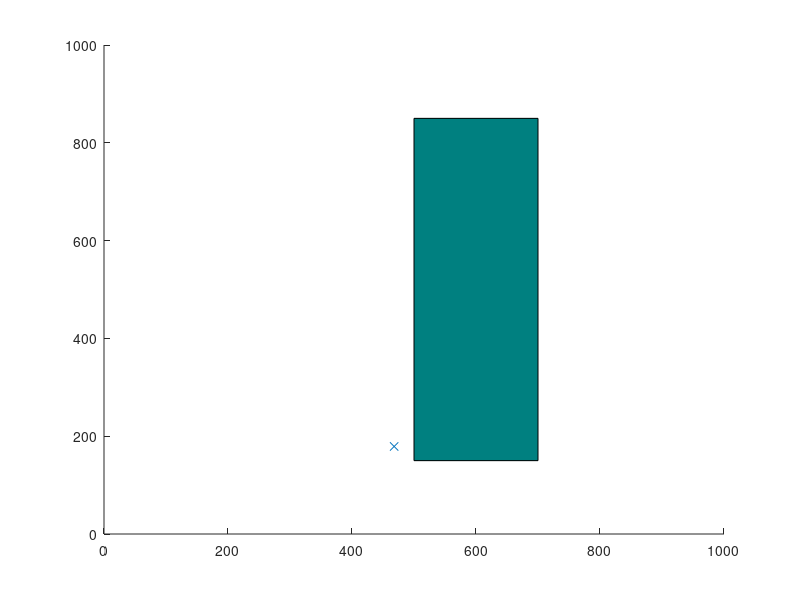

This figure's MATLAB source: (Note: this script raises an error after producing the figure.)
% RRT* algorithm in 2D with collision avoidance.
% 
% Author: Sai Vemprala
% 
% nodes:    Contains list of all explored nodes. Each node contains its
%           coordinates, cost to reach and its parent.
% 
% Brief description of algorithm: 
% 1. Pick a random node q_rand.
% 2. Find the closest node q_near from explored nodes to branch out from, towards
%    q_rand.
% 3. Steer from q_near towards q_rand: interpolate if node is too far away, reach
%    q_new. Check that obstacle is not hit.
% 4. Update cost of reaching q_new from q_near, treat it as Cmin. For now,
%    q_near acts as the parent node of q_new.
% 5. From the list of 'visited' nodes, check for nearest neighbors with a 
%    given radius, insert in a list q_nearest.
% 6. In all members of q_nearest, check if q_new can be reached from a
%    different parent node with cost lower than Cmin, and without colliding
%    with the obstacle. Select the node that results in the least cost and 
%    update the parent of q_new.
% 7. Add q_new to node list.
% 8. Continue until maximum number of nodes is reached or goal is hit.

clearvars
close all

x_max = 1000;
y_max = 1000;
obstacle = [500,150,200,700];
EPS = 20;
numNodes = 800;        

q_start.coord = [200 0];
q_start.cost = 0;
q_start.parent = 0;
q_goal.coord = [750 400];
q_goal.cost = 0;

nodes(1) = q_start;
figure(1)
axis([0 x_max 0 y_max])
rectangle('Position',obstacle,'FaceColor',[0 .5 .5])
hold on

for i = 1:1:numNodes
    q_rand = [floor(rand(1)*x_max) floor(rand(1)*y_max)];
    plot(q_rand(1), q_rand(2), 'x', 'Color',  [0 0.4470 0.7410])
    
    % Break if goal node is already reached
    for j = 1:1:length(nodes)
        if nodes(j).coord == q_goal.coord
            break
        end
    end
    
    % Pick the closest node from existing list to branch out from
    ndist = [];
    for j = 1:1:length(nodes)
        n = nodes(j);
        tmp = dist(n.coord, q_rand);
        ndist = [ndist tmp];
    end
    [val, idx] = min(ndist);
    q_near = nodes(idx);
    
    q_new.coord = steer(q_rand, q_near.coord, val, EPS);
    if noCollision(q_rand, q_near.coord, obstacle)
        line([q_near.coord(1), q_new.coord(1)], [q_near.coord(2), q_new.coord(2)], 'Color', 'k', 'LineWidth', 2);
        drawnow
        hold on
        q_new.cost = dist(q_new.coord, q_near.coord) + q_near.cost;
        
        % Within a radius of r, find all existing nodes
        q_nearest = [];
        r = 60;
        neighbor_count = 1;
        for j = 1:1:length(nodes)
            if noCollision(nodes(j).coord, q_new.coord, obstacle) && dist(nodes(j).coord, q_new.coord) <= r
                q_nearest(neighbor_count).coord = nodes(j).coord;
                q_nearest(neighbor_count).cost = nodes(j).cost;
                neighbor_count = neighbor_count+1;
            end
        end
        
        % Initialize cost to currently known value
        q_min = q_near;
        C_min = q_new.cost;
        
        % Iterate through all nearest neighbors to find alternate lower
        % cost paths
        
        for k = 1:1:length(q_nearest)
            if noCollision(q_nearest(k).coord, q_new.coord, obstacle) && q_nearest(k).cost + dist(q_nearest(k).coord, q_new.coord) < C_min
                q_min = q_nearest(k);
                C_min = q_nearest(k).cost + dist(q_nearest(k).coord, q_new.coord);
                line([q_min.coord(1), q_new.coord(1)], [q_min.coord(2), q_new.coord(2)], 'Color', 'g');                
                hold on
            end
        end
        
        % Update parent to least cost-from node
        for j = 1:1:length(nodes)
            if nodes(j).coord == q_min.coord
                q_new.parent = j;
            end
        end
        
        % Append to nodes
        nodes = [nodes q_new];
    end
end

D = [];
for j = 1:1:length(nodes)
    tmpdist = dist(nodes(j).coord, q_goal.coord);
    D = [D tmpdist];
end

% Search backwards from goal to start to find the optimal least cost path
[val, idx] = min(D);
q_final = nodes(idx);
q_goal.parent = idx;
q_end = q_goal;
nodes = [nodes q_goal];
while q_end.parent ~= 0
    start = q_end.parent;
    line([q_end.coord(1), nodes(start).coord(1)], [q_end.coord(2), nodes(start).coord(2)], 'Color', 'r', 'LineWidth', 2);
    hold on
    q_end = nodes(start);
end


